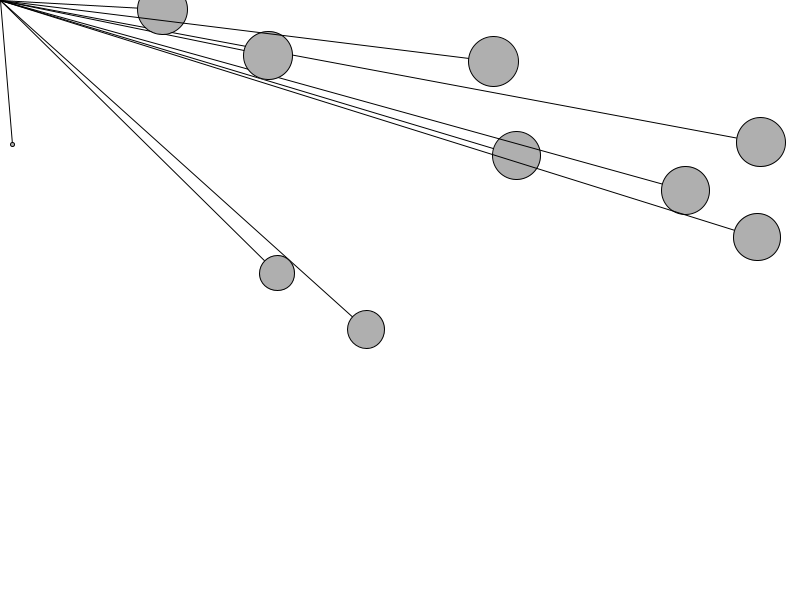
Frame 1 (no input)
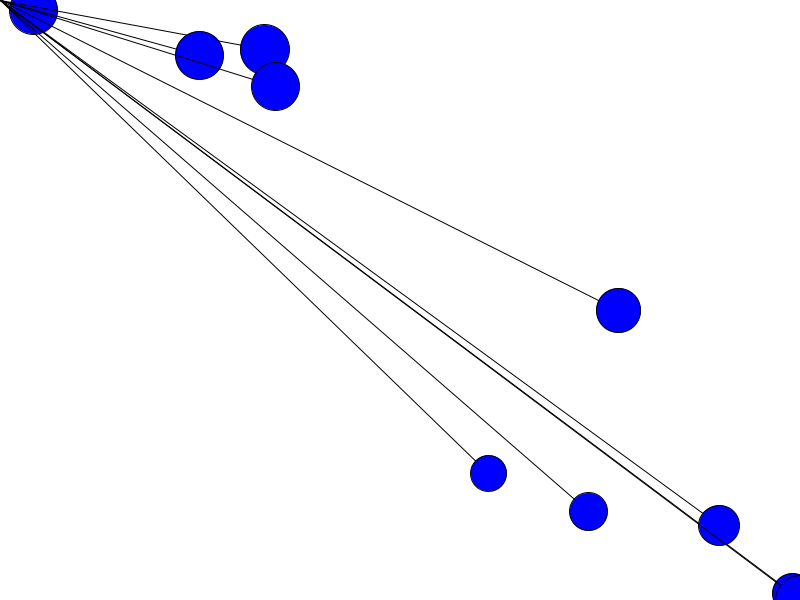
Frame 60 (the mouse pressed at the canvas centre just before this capture)
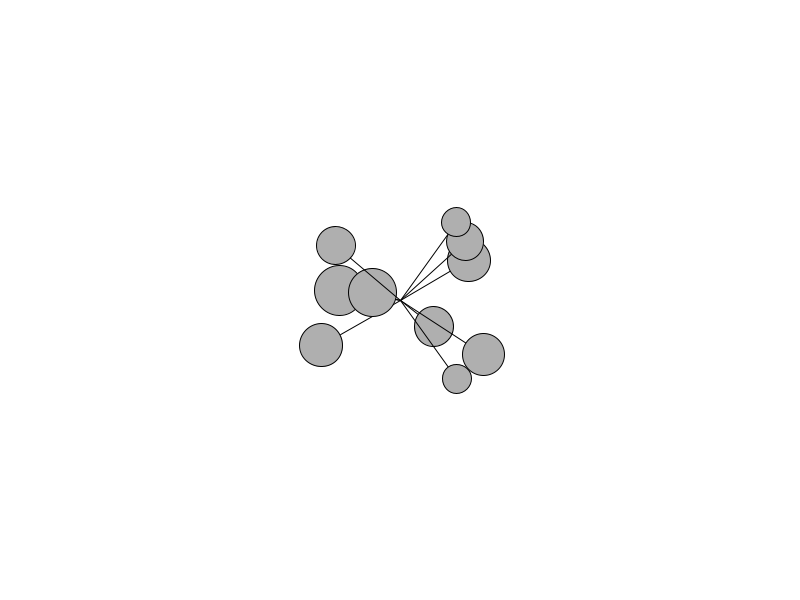
Frame 120 (the mouse held since frame 60 and released just before this capture)

The Processing sketch that drew these frames (run headless with seeded random() and noise(); from frame 60 on, the mouse is pressed at the canvas centre):

// Processing sketch: processing_178923
// ── processing_178923.pde

Mover[] movers = new Mover[10];

void setup(){
  size(800, 600);
  background(255);
   stroke(0);
    fill(175);
  for(int i = 0; i < movers.length; i++){
    movers[i] = new Mover();
  }
}

void draw(){
  background(255);
  
  for(int i = 0;  i < movers.length; i++){
    movers[i].update();
    movers[i].checkEdges();
    movers[i].display();
  }
}

class Mover{
  
  PVector location;
  PVector velocity;
  PVector acceleration;
  float topspeed;
  
  Mover(){
    location = new PVector(random(width), random(height));
    velocity = new PVector(0, 0);
    topspeed = 10;
  }
  
  void update(){
    
    PVector mouse = new PVector(mouseX, mouseY);
    PVector dir = PVector.sub(mouse, location);
    dir.normalize();
    dir.mult(0.5);
    acceleration = dir;
    
    velocity.add(acceleration);
    velocity.limit(topspeed);
    location.add(velocity);
  }
  
  void display(){
    line(mouseX, mouseY, location.x, location.y);
    ellipse(location.x, location.y, acceleration.x*100, acceleration.x*100);
  }
 
 void checkEdges(){
  if(location.x > width){
   location.y = 0;
   fill(0, 255, 0);
  } else if(location.x < 0){
   location.x =width;
   fill(255, 0, 0);
  }
 
 if(location.y > height){
   location.y = 0;
   fill(255, 255, 0);
 }else if(location.y < 0){
   location.y = height;
   fill(0, 0, 255);
 }
 }
}

 void mousePressed(){
   setup();
 }
